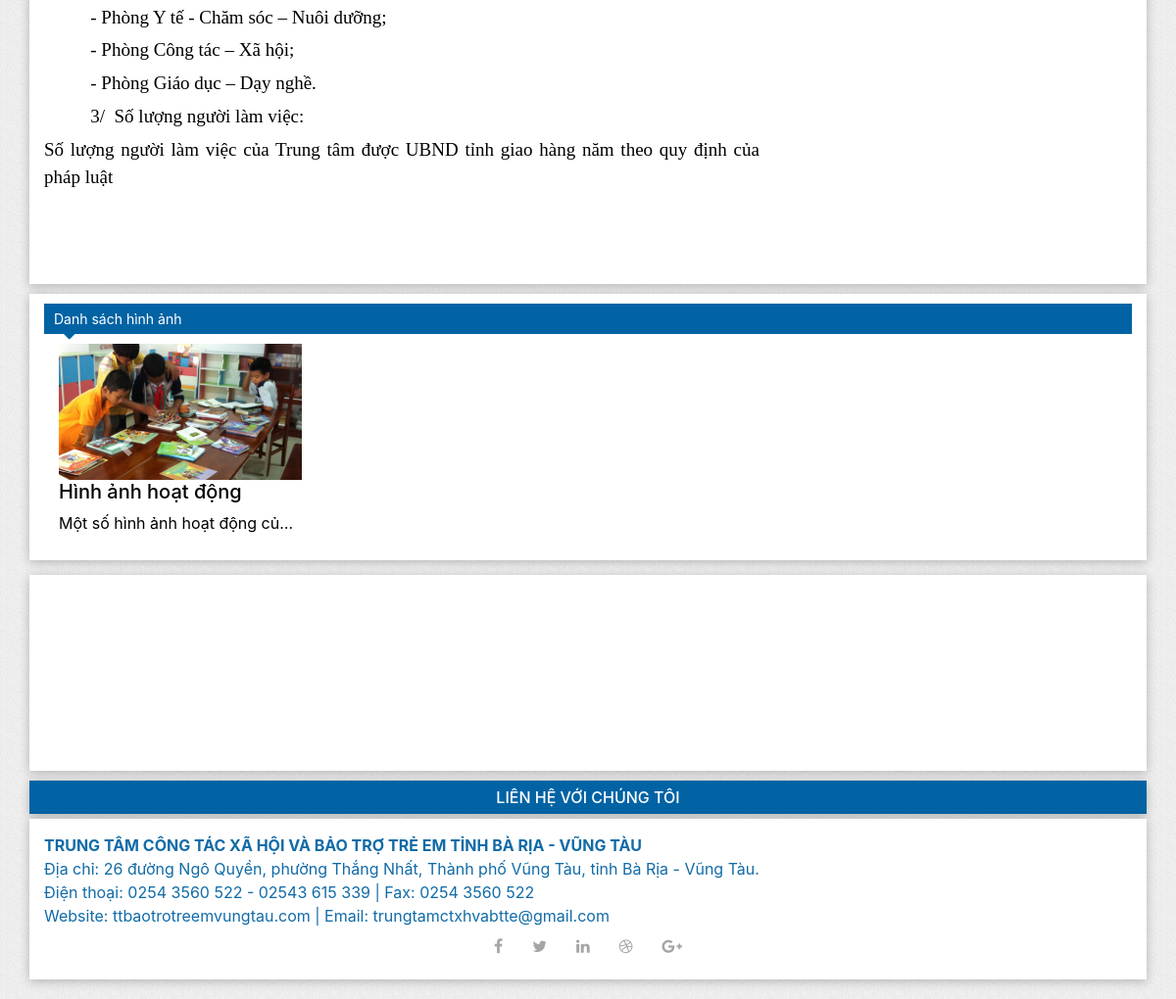
The app's page /about (lower part), older data.
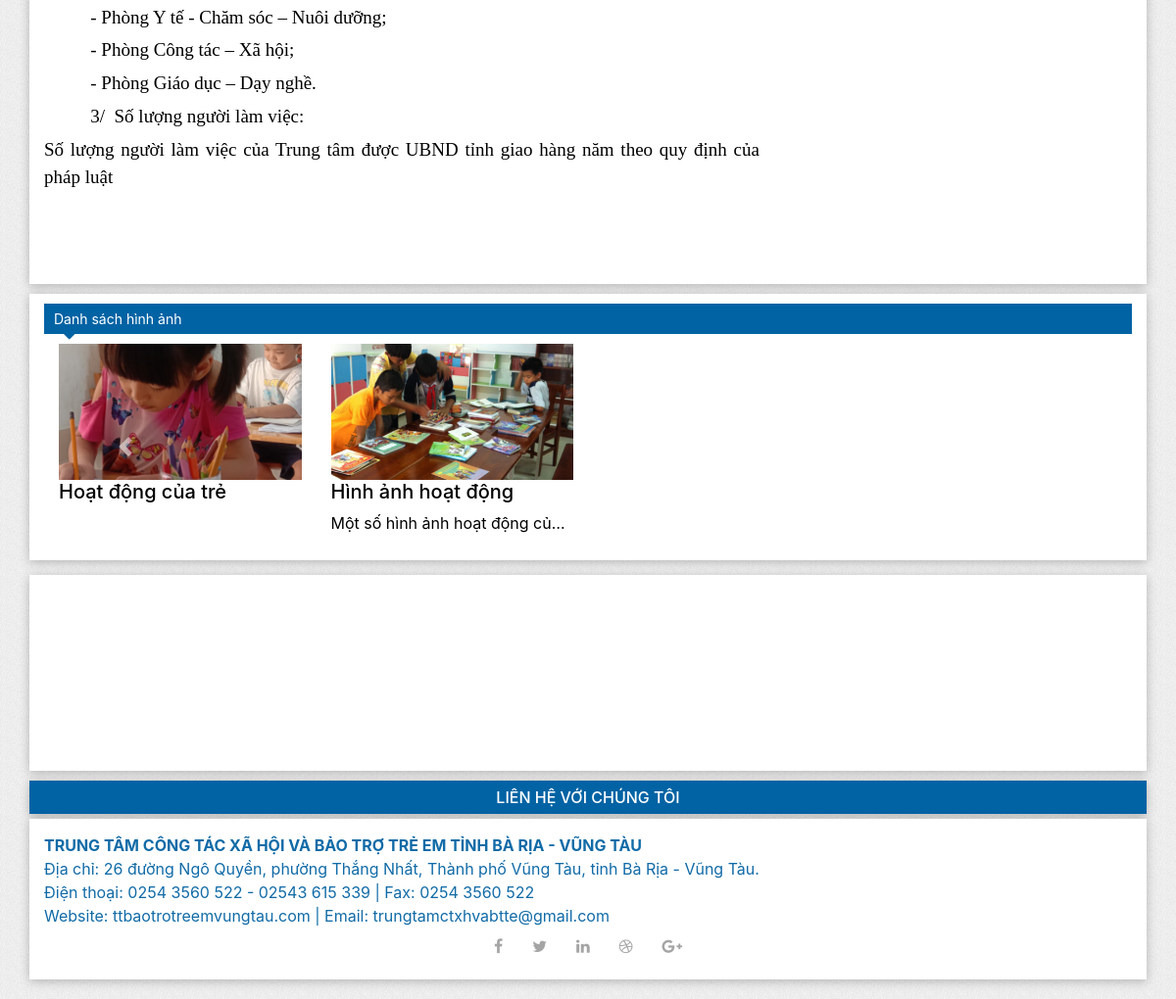
The same page, newer data.
### blog/models.py (models this page shows, shortened)
class PostImage(models.Model):
    author = models.ForeignKey(get_user_model(), on_delete=models.CASCADE)
    title = models.CharField(max_length=200)
    description = models.CharField(max_length=500, blank=True)
    created_date = models.DateTimeField(default=timezone.now)
    def default_image(self):
        return Image.objects.filter(post_image=self).first()

class Image(models.Model):
    post_image = models.ForeignKey(PostImage, on_delete=models.CASCADE)
    image = models.ImageField()

### home/views.py (the view)
# urls.py: path('about', views.about, name='about'),
def about(request):
    files = PostFile.objects.all().order_by('-created_date')[:5]
    images = PostImage.objects.all().order_by('-created_date')[:8]
    return render(request, 'home/about.html', {'files': files, 'images': images})

### templates/home/about.html (shortened to what this page needs)
{% extends 'base.html' %}
{% load static %}
{% block base %}
    <div class="content-wrapper">
    <br>
        <div class="wrap_contact_form">
<p style='margin-right:0cm;margin-left:0cm;font-size:16px;font-family:"Times New Roman",serif;margin:0cm;margin-bottom:4.0pt;text-align:justify;text-indent:35.45pt;'><span style="font-size:19px;color:black;">- Ph&ograve;ng Y tế - Chăm s&oacute;c &ndash; Nu&ocirc;i dưỡng;</span></p>
<p style='margin-right:0cm;margin-left:0cm;font-size:16px;font-family:"Times New Roman",serif;margin:0cm;margin-bottom:4.0pt;text-align:justify;text-indent:35.45pt;'><span style="font-size:19px;color:black;">- Ph&ograve;ng C&ocirc;ng t&aacute;c &ndash; X&atilde; hội;</span></p>
<p style='margin-right:0cm;margin-left:0cm;font-size:16px;font-family:"Times New Roman",serif;margin:0cm;margin-bottom:4.0pt;text-align:justify;text-indent:35.45pt;'><span style="font-size:19px;color:black;">- Ph&ograve;ng Gi&aacute;o dục &ndash; Dạy nghề.</span></p>
<p style='margin-right:0cm;margin-left:0cm;font-size:16px;font-family:"Times New Roman",serif;margin:0cm;margin-bottom:4.0pt;text-align:justify;text-indent:35.45pt;'><span style="font-size:19px;color:black;">3/ &nbsp;Số lượng người l&agrave;m việc:</span></p>
<p style='margin-right:0cm;margin-left:0cm;font-size:16px;font-family:"Times New Roman",serif;margin:0cm;text-align:justify;'><span style="font-size:19px;color:black;">Số lượng người l&agrave;m việc của Trung t&acirc;m được UBND tỉnh giao h&agrave;ng năm theo quy định của ph&aacute;p luật</span></p>
        </div>
    <br>
    </div>
{% endblock %}

### templates/base.html (shortened to what this page needs)
<!doctype html>
<html lang="en">
<head>
    {% load static %}
    <link rel="stylesheet" href="https://stackpath.bootstrapcdn.com/bootstrap/4.3.1/css/bootstrap.min.css"
>
    <link rel="stylesheet" href="https://maxcdn.bootstrapcdn.com/font-awesome/4.7.0/css/font-awesome.min.css">
    <link rel="stylesheet" href="{% static 'css/style.css' %}">
</head>
<body>
<div id="main">
    <div class="container main">
        <div class="row">
            <div class="col-md-8 left">
                {% block base %}
                {% endblock %}
            </div>
            <div class="col-md-4 right">
            </div>
        </div>
    </div>
</div>
<div class="image-list container">
    <a href="{% url 'blog:image-list' %}" class="arrow-title">Danh sách hình ảnh</a>
    <div id="carousel-example" class="carousel slide" data-ride="carousel">
        <div class="carousel-inner row w-100 mx-auto" role="listbox">
            {% for image in images %}
                <a href="{% url 'blog:image-detail' %}?id={{ image.id }}"
                   class="carousel-item col-12 col-sm-6 col-md-4 col-lg-3 {% if image == images.0 %} active {% endif %}">
                    <div class="full-image">
                        <img src="{{ image.default_image.image.url }}" class="img-fluid mx-auto d-block" alt="img1">
                    </div>
                    <h5 class="title">{{ image.title }}</h5>
                    <p class="description">{{ image.description }}</p>
                </a>
            {% endfor %}
        </div>
        <div>
            <a class="carousel-control-prev" href="#carousel-example" role="button" data-slide="prev">
                <span class="carousel-control-prev-icon" aria-hidden="true"></span>
            </a>
            <a class="carousel-control-next" href="#carousel-example" role="button" data-slide="next">
                <span class="carousel-control-next-icon" aria-hidden="true"></span>
            </a>
        </div>
    </div>
</div>
<div id="footer">
    <div class="container footer">
        <div id="gmap" class="contact-map">
            <iframe src="https://maps.google.com/maps?q=Trung tâm bảo trợ trẻ em vũng tàu&t=&z=13&ie=UTF8&iwloc=&output=embed"
                    frameborder="0"
                    style="apsborder:0" allowfullscreen></iframe>
        </div>
    </div>
    <div class="contact-title container">Liên hệ với chúng tôi</div>
    <div class="contact container">
        <div class="footer-name">TRUNG TÂM CÔNG TÁC XÃ HỘI VÀ BẢO TRỢ TRẺ EM TỈNH BÀ RỊA - VŨNG TÀU</div>
        <div class="footer-content">Địa chỉ: 26 đường Ngô Quyền, phường Thắng Nhất, Thành phố Vũng Tàu, tỉnh Bà Rịa - Vũng Tàu.
        </div>
        <div class="footer-content">Điện thoại: 0254 3560 522 - 02543 615 339 | Fax: 0254 3560 522</div>
        <div class="footer-content">Website: ttbaotrotreemvungtau.com | Email: trungtamctxhvabtte@gmail.com</div>
        <div class="social-contact">
            <div class="social-icons">
                <ul class="nav nav-pills">
                    <li class="nav-item"><a href="#" class="nav-link"><i class="fa fa-facebook"></i></a>
                    </li>
                    <li class="nav-item"><a href="#" class="nav-link"><i class="fa fa-twitter"></i></a></li>
                    <li class="nav-item"><a href="#" class="nav-link"><i class="fa fa-linkedin"></i></a>
                    </li>
                    <li class="nav-item"><a href="#" class="nav-link"><i class="fa fa-dribbble"></i></a>
                    </li>
                    <li class="nav-item"><a href="#" class="nav-link"><i class="fa fa-google-plus"></i></a>
                    </li>
                </ul>
            </div>
        </div>
    </div>
</div>
</body>
</html>

Row changes from the older to the newer data that the page shows:
added PostImage: default_image.image (picture), title "Hoạt động của trẻ"
